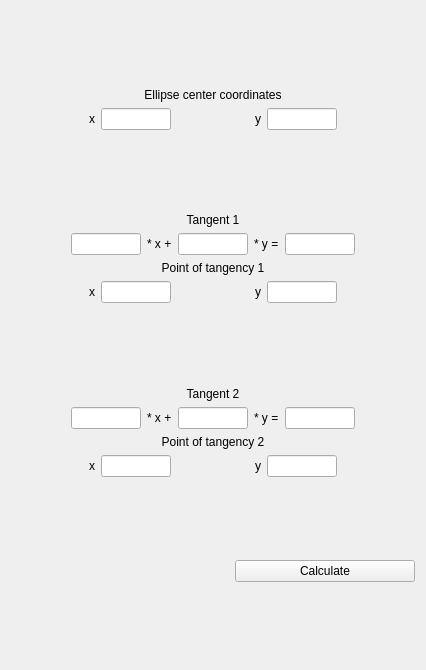
<?xml version="1.0" encoding="UTF-8"?>
<ui version="4.0">
 <class>Panel</class>
 <widget class="QWidget" name="Panel">
  <property name="geometry">
   <rect>
    <x>0</x>
    <y>0</y>
    <width>426</width>
    <height>670</height>
   </rect>
  </property>
  <layout class="QVBoxLayout" name="verticalLayout">
   <item>
    <spacer name="verticalSpacer">
     <property name="orientation">
      <enum>Qt::Vertical</enum>
     </property>
     <property name="sizeHint" stdset="0">
      <size>
       <width>20</width>
       <height>40</height>
      </size>
     </property>
    </spacer>
   </item>
   <item>
    <widget class="QLabel" name="label">
     <property name="text">
      <string>Ellipse center coordinates</string>
     </property>
     <property name="alignment">
      <set>Qt::AlignCenter</set>
     </property>
    </widget>
   </item>
   <item>
    <layout class="QHBoxLayout" name="horizontalLayout_2">
     <item>
      <spacer name="horizontalSpacer_2">
       <property name="orientation">
        <enum>Qt::Horizontal</enum>
       </property>
       <property name="sizeHint" stdset="0">
        <size>
         <width>40</width>
         <height>20</height>
        </size>
       </property>
      </spacer>
     </item>
     <item>
      <widget class="QLabel" name="label_2">
       <property name="text">
        <string>x</string>
       </property>
      </widget>
     </item>
     <item>
      <widget class="QLineEdit" name="xcenter">
       <property name="maximumSize">
        <size>
         <width>70</width>
         <height>16777215</height>
        </size>
       </property>
      </widget>
     </item>
     <item>
      <spacer name="horizontalSpacer">
       <property name="orientation">
        <enum>Qt::Horizontal</enum>
       </property>
       <property name="sizeHint" stdset="0">
        <size>
         <width>40</width>
         <height>20</height>
        </size>
       </property>
      </spacer>
     </item>
     <item>
      <widget class="QLabel" name="label_3">
       <property name="text">
        <string>y</string>
       </property>
      </widget>
     </item>
     <item>
      <widget class="QLineEdit" name="ycenter">
       <property name="maximumSize">
        <size>
         <width>70</width>
         <height>16777215</height>
        </size>
       </property>
      </widget>
     </item>
     <item>
      <spacer name="horizontalSpacer_3">
       <property name="orientation">
        <enum>Qt::Horizontal</enum>
       </property>
       <property name="sizeHint" stdset="0">
        <size>
         <width>40</width>
         <height>20</height>
        </size>
       </property>
      </spacer>
     </item>
    </layout>
   </item>
   <item>
    <spacer name="verticalSpacer_3">
     <property name="orientation">
      <enum>Qt::Vertical</enum>
     </property>
     <property name="sizeHint" stdset="0">
      <size>
       <width>20</width>
       <height>40</height>
      </size>
     </property>
    </spacer>
   </item>
   <item>
    <widget class="QLabel" name="label_6">
     <property name="text">
      <string>Tangent 1</string>
     </property>
     <property name="alignment">
      <set>Qt::AlignCenter</set>
     </property>
    </widget>
   </item>
   <item>
    <layout class="QHBoxLayout" name="horizontalLayout_4">
     <item>
      <spacer name="horizontalSpacer_4">
       <property name="orientation">
        <enum>Qt::Horizontal</enum>
       </property>
       <property name="sizeHint" stdset="0">
        <size>
         <width>40</width>
         <height>20</height>
        </size>
       </property>
      </spacer>
     </item>
     <item>
      <widget class="QLineEdit" name="tangent1a">
       <property name="maximumSize">
        <size>
         <width>70</width>
         <height>16777215</height>
        </size>
       </property>
      </widget>
     </item>
     <item>
      <widget class="QLabel" name="label_7">
       <property name="text">
        <string>* x +</string>
       </property>
      </widget>
     </item>
     <item>
      <widget class="QLineEdit" name="tangent1b">
       <property name="maximumSize">
        <size>
         <width>70</width>
         <height>16777215</height>
        </size>
       </property>
      </widget>
     </item>
     <item>
      <widget class="QLabel" name="label_8">
       <property name="text">
        <string>* y =</string>
       </property>
      </widget>
     </item>
     <item>
      <widget class="QLineEdit" name="tangent1c">
       <property name="maximumSize">
        <size>
         <width>70</width>
         <height>16777215</height>
        </size>
       </property>
      </widget>
     </item>
     <item>
      <spacer name="horizontalSpacer_5">
       <property name="orientation">
        <enum>Qt::Horizontal</enum>
       </property>
       <property name="sizeHint" stdset="0">
        <size>
         <width>40</width>
         <height>20</height>
        </size>
       </property>
      </spacer>
     </item>
    </layout>
   </item>
   <item>
    <widget class="QLabel" name="label_9">
     <property name="text">
      <string>Point of tangency 1</string>
     </property>
     <property name="alignment">
      <set>Qt::AlignCenter</set>
     </property>
    </widget>
   </item>
   <item>
    <layout class="QHBoxLayout" name="horizontalLayout_5">
     <item>
      <spacer name="horizontalSpacer_6">
       <property name="orientation">
        <enum>Qt::Horizontal</enum>
       </property>
       <property name="sizeHint" stdset="0">
        <size>
         <width>40</width>
         <height>20</height>
        </size>
       </property>
      </spacer>
     </item>
     <item>
      <widget class="QLabel" name="label_10">
       <property name="text">
        <string>x</string>
       </property>
      </widget>
     </item>
     <item>
      <widget class="QLineEdit" name="point1x">
       <property name="maximumSize">
        <size>
         <width>70</width>
         <height>16777215</height>
        </size>
       </property>
      </widget>
     </item>
     <item>
      <spacer name="horizontalSpacer_7">
       <property name="orientation">
        <enum>Qt::Horizontal</enum>
       </property>
       <property name="sizeHint" stdset="0">
        <size>
         <width>40</width>
         <height>20</height>
        </size>
       </property>
      </spacer>
     </item>
     <item>
      <widget class="QLabel" name="label_11">
       <property name="text">
        <string>y</string>
       </property>
      </widget>
     </item>
     <item>
      <widget class="QLineEdit" name="point1y">
       <property name="maximumSize">
        <size>
         <width>70</width>
         <height>16777215</height>
        </size>
       </property>
      </widget>
     </item>
     <item>
      <spacer name="horizontalSpacer_8">
       <property name="orientation">
        <enum>Qt::Horizontal</enum>
       </property>
       <property name="sizeHint" stdset="0">
        <size>
         <width>40</width>
         <height>20</height>
        </size>
       </property>
      </spacer>
     </item>
    </layout>
   </item>
   <item>
    <spacer name="verticalSpacer_4">
     <property name="orientation">
      <enum>Qt::Vertical</enum>
     </property>
     <property name="sizeHint" stdset="0">
      <size>
       <width>20</width>
       <height>40</height>
      </size>
     </property>
    </spacer>
   </item>
   <item>
    <widget class="QLabel" name="label_12">
     <property name="text">
      <string>Tangent 2</string>
     </property>
     <property name="alignment">
      <set>Qt::AlignCenter</set>
     </property>
    </widget>
   </item>
   <item>
    <layout class="QHBoxLayout" name="horizontalLayout_6">
     <item>
      <spacer name="horizontalSpacer_9">
       <property name="orientation">
        <enum>Qt::Horizontal</enum>
       </property>
       <property name="sizeHint" stdset="0">
        <size>
         <width>40</width>
         <height>20</height>
        </size>
       </property>
      </spacer>
     </item>
     <item>
      <widget class="QLineEdit" name="tangent2a">
       <property name="maximumSize">
        <size>
         <width>70</width>
         <height>16777215</height>
        </size>
       </property>
      </widget>
     </item>
     <item>
      <widget class="QLabel" name="label_13">
       <property name="text">
        <string>* x +</string>
       </property>
      </widget>
     </item>
     <item>
      <widget class="QLineEdit" name="tangent2b">
       <property name="maximumSize">
        <size>
         <width>70</width>
         <height>16777215</height>
        </size>
       </property>
      </widget>
     </item>
     <item>
      <widget class="QLabel" name="label_14">
       <property name="text">
        <string>* y =</string>
       </property>
      </widget>
     </item>
     <item>
      <widget class="QLineEdit" name="tangent2c">
       <property name="maximumSize">
        <size>
         <width>70</width>
         <height>16777215</height>
        </size>
       </property>
      </widget>
     </item>
     <item>
      <spacer name="horizontalSpacer_10">
       <property name="orientation">
        <enum>Qt::Horizontal</enum>
       </property>
       <property name="sizeHint" stdset="0">
        <size>
         <width>40</width>
         <height>20</height>
        </size>
       </property>
      </spacer>
     </item>
    </layout>
   </item>
   <item>
    <widget class="QLabel" name="label_15">
     <property name="text">
      <string>Point of tangency 2</string>
     </property>
     <property name="alignment">
      <set>Qt::AlignCenter</set>
     </property>
    </widget>
   </item>
   <item>
    <layout class="QHBoxLayout" name="horizontalLayout_7">
     <item>
      <spacer name="horizontalSpacer_11">
       <property name="orientation">
        <enum>Qt::Horizontal</enum>
       </property>
       <property name="sizeHint" stdset="0">
        <size>
         <width>40</width>
         <height>20</height>
        </size>
       </property>
      </spacer>
     </item>
     <item>
      <widget class="QLabel" name="label_16">
       <property name="text">
        <string>x</string>
       </property>
      </widget>
     </item>
     <item>
      <widget class="QLineEdit" name="point2x">
       <property name="maximumSize">
        <size>
         <width>70</width>
         <height>16777215</height>
        </size>
       </property>
      </widget>
     </item>
     <item>
      <spacer name="horizontalSpacer_12">
       <property name="orientation">
        <enum>Qt::Horizontal</enum>
       </property>
       <property name="sizeHint" stdset="0">
        <size>
         <width>40</width>
         <height>20</height>
        </size>
       </property>
      </spacer>
     </item>
     <item>
      <widget class="QLabel" name="label_17">
       <property name="text">
        <string>y</string>
       </property>
      </widget>
     </item>
     <item>
      <widget class="QLineEdit" name="point2y">
       <property name="maximumSize">
        <size>
         <width>70</width>
         <height>16777215</height>
        </size>
       </property>
      </widget>
     </item>
     <item>
      <spacer name="horizontalSpacer_13">
       <property name="orientation">
        <enum>Qt::Horizontal</enum>
       </property>
       <property name="sizeHint" stdset="0">
        <size>
         <width>40</width>
         <height>20</height>
        </size>
       </property>
      </spacer>
     </item>
    </layout>
   </item>
   <item>
    <spacer name="verticalSpacer_2">
     <property name="orientation">
      <enum>Qt::Vertical</enum>
     </property>
     <property name="sizeHint" stdset="0">
      <size>
       <width>20</width>
       <height>40</height>
      </size>
     </property>
    </spacer>
   </item>
   <item>
    <layout class="QHBoxLayout" name="horizontalLayout_3">
     <item>
      <spacer name="horizontalSpacer_14">
       <property name="orientation">
        <enum>Qt::Horizontal</enum>
       </property>
       <property name="sizeHint" stdset="0">
        <size>
         <width>40</width>
         <height>20</height>
        </size>
       </property>
      </spacer>
     </item>
     <item>
      <widget class="QPushButton" name="pushButton">
       <property name="sizePolicy">
        <sizepolicy hsizetype="Minimum" vsizetype="Fixed">
         <horstretch>0</horstretch>
         <verstretch>0</verstretch>
        </sizepolicy>
       </property>
       <property name="minimumSize">
        <size>
         <width>180</width>
         <height>0</height>
        </size>
       </property>
       <property name="text">
        <string>Calculate</string>
       </property>
      </widget>
     </item>
    </layout>
   </item>
   <item>
    <spacer name="verticalSpacer_5">
     <property name="orientation">
      <enum>Qt::Vertical</enum>
     </property>
     <property name="sizeHint" stdset="0">
      <size>
       <width>20</width>
       <height>40</height>
      </size>
     </property>
    </spacer>
   </item>
  </layout>
 </widget>
 <resources/>
 <connections/>
</ui>
